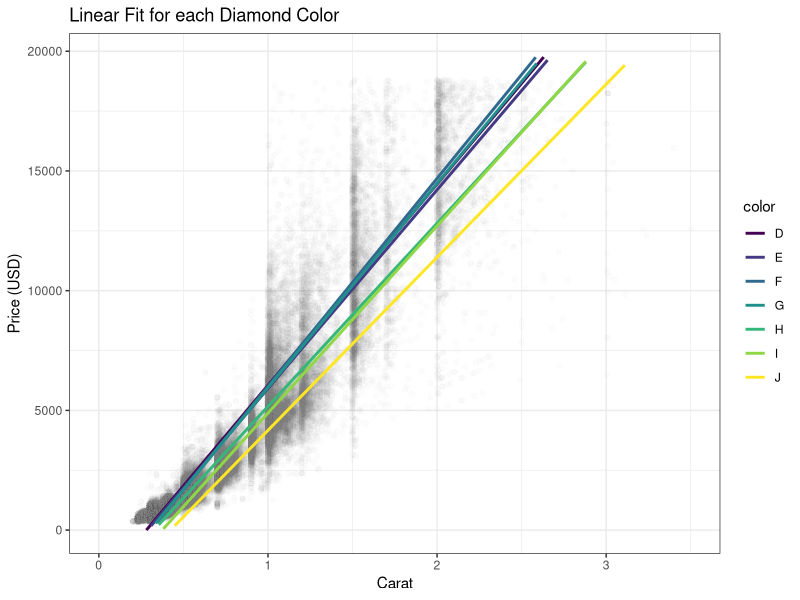

R code for this plot: (Note: this script raises an error after producing the figure.)
## ---- chunk 1
library(ggplot2)
library(dplyr)
data(diamonds)
## ---- chunk 2
summary(diamonds$price)
## ---- chunk 3
summary(diamonds$carat)
## ---- chunk 4
summary(diamonds$color)
## ---- chunk 5
ggplot(diamonds, aes(x=carat, y=price, color=color)) + 
    geom_point(alpha=0.02, color='#696969') +
    geom_smooth(se=FALSE, method='lm') + 
    ylim(1, 1.05 * max(diamonds$price)) +
    xlim(0, 3.5) + 
    labs(x='Carat', y='Price (USD)', title='Linear Fit for each Diamond Color') + 
  theme_bw()
## ---- chunk 6
dia = diamonds %>%
    select(carat, price, color) %>%
    group_by(color) %>%
    mutate(avg_price = mean(price)) %>%
    mutate(avg_carat = mean(carat)) %>%
    select(color, avg_price, avg_carat) %>%
    ungroup() %>%
    distinct()
dia$count = count(diamonds, color)['n']

# create the plot
ggplot(dia, aes(x=avg_carat, y=avg_price, color=color)) + 
  geom_point(aes(size=count)) + 
  scale_size(range = c(3, 20)) + 
  scale_colour_brewer(palette = "Set1") +
  ylim(0.95*min(dia$avg_price), 1.05*max(dia$avg_price)) +
  xlim(0.95*min(dia$avg_carat), 1.05*max(dia$avg_carat)) +
  labs(x='Mean Carat', y='Mean Price (USD)', title='Mean Price by Size and Color') + 
  theme_bw()
